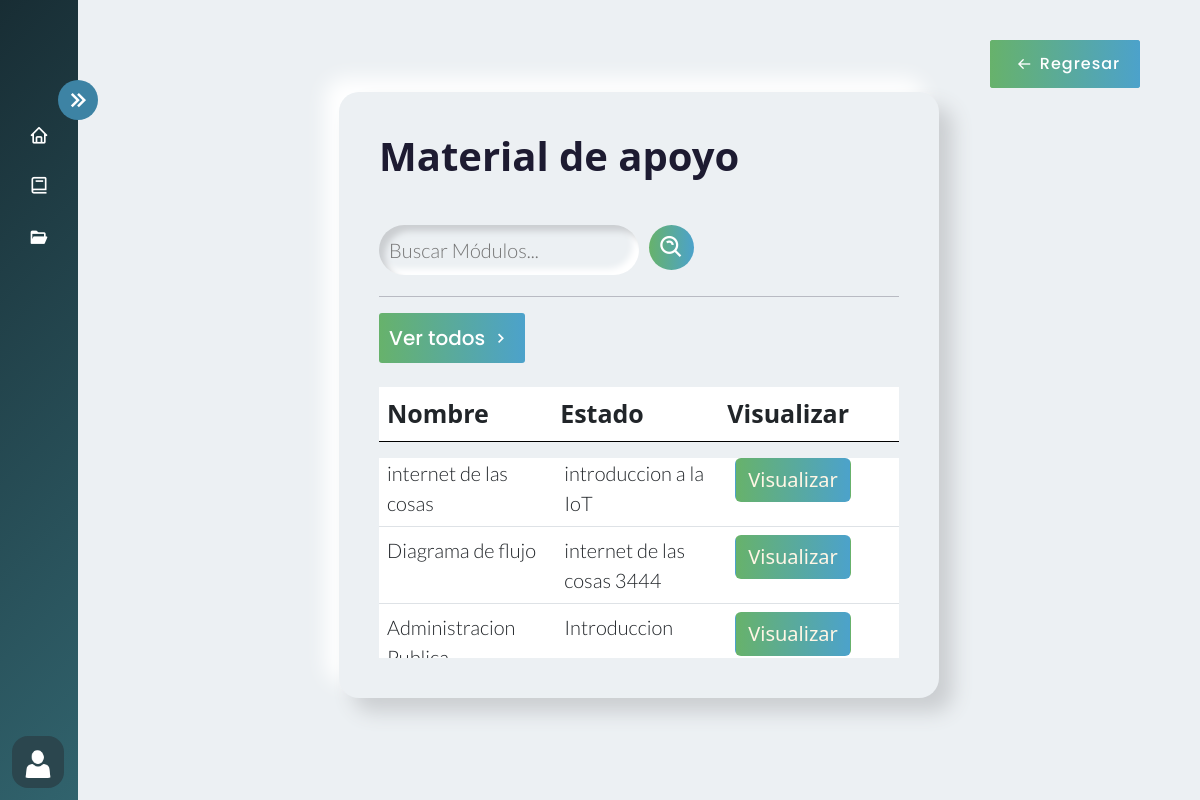
The page /usuario/Filtrar_Material_Usuario/ (signed in) on the database as committed earlier.
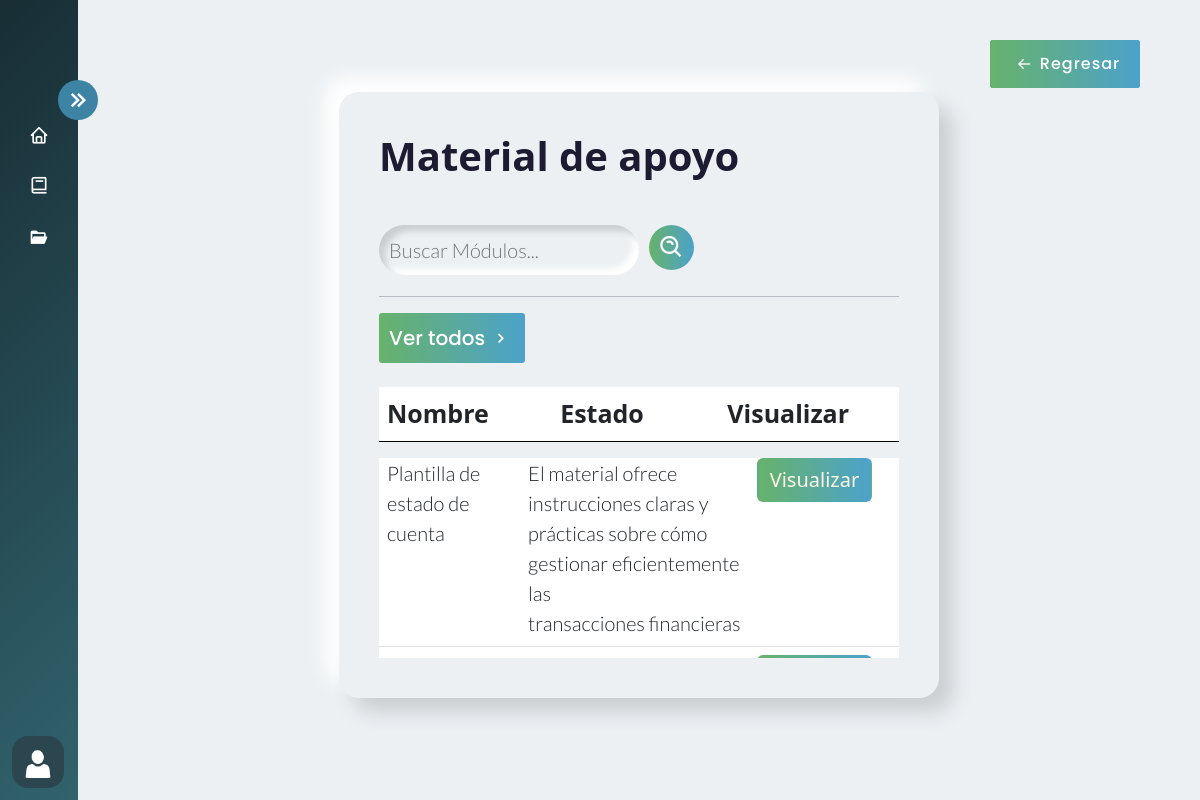
The same page on the database as committed later.
### AppCursos/models.py (models this page shows, shortened)
class MaterialApoyo(models.Model):
     NombreMaterialApoyo = models.CharField(max_length=255)
     DescripcionMaterialApoyo = models.TextField()
     Archivo = models.URLField()  # Para almacenar la URL del archivo en Google Drive
     id_curso= models.ForeignKey(Cursos, on_delete=models.CASCADE,null=True) #Se crea la relacion a cursos

### AppUsuarios/views.py (the view)
# urls.py: path('Filtrar_Material_Usuario/',login_required(views. Filtrar_Material_Usuario),name=' Filtrar_Material_Usuario'),
def Filtrar_Material_Usuario(request):
    filtro_m = MaterialApoyo.objects.filter(NombreMaterialApoyo__contains=request.GET.get('search',''))
    context = {'filtro_m':filtro_m}
    return render(request, 'Templates_Usuarios/Cursos/Listar_Material_Usuarios.html', {'materiales': filtro_m})

### AppCursos/context_processors.py (called while the page is built)
def group_name(request):
    group_name = None
    if request.user.is_authenticated:
        group = Group.objects.filter(user=request.user).first()
        if group:
            group_name = group.name
    return {'group_name': group_name}

### Templates/Templates_Usuarios/Cursos/Listar_Material_Usuarios.html (shortened to what this page needs)
{% extends 'Layout/Base.html' %}
{% load static %}
{% block content %}
<link rel="stylesheet" href="{% static 'Css/Curso.css' %}">
<div class="home_content">
    <div class="text">
        <div id="contenedor" class="container-fluid">
            <h1>
                Material de apoyo</h1>
            <br>
            <form class="search" action="{% url 'filtrar_material' %}" method="GET">
                <input type="text" class="search-bar" name="search" placeholder="Buscar Módulos...">
                <button class="search-icon"> <i class='bx bx-search-alt' style="font-size:27px; "></i></button> <br>
            </form>
            <hr>
                <button class="ver_todos">
                    <span>Ver todos</span>
                    <i class='bx bx-chevron-right'></i>
                </button>
            <table class="table table-hover mt-4 ">
                <thead>
                    <tr id="cabecera">
                        <th style="width: 200px;" scope="col">Nombre</th>
                        <th style="width: 200px;" scope="col" id="estado">Estado</th>
                        <th style="width: 200px;" scope="col" id="visualizar">Visualizar</th>
                    </tr>
                </thead>
            </table>
            <div class="table-responsive ">
                <table class="table table-hover mt-4 table-2">
                    <tbody class=" overflow-hidden">
                        {% for material in materiales %}
                        <tr>
                            <td id="nombre" style="width: 200px;">{{ material.NombreMaterialApoyo }}</td>
                            <td id="nombre" style="width: 200px;">{{ material.DescripcionMaterialApoyo  }}</td>
                            <td id="visualizar" style="width: 200px;">
                                <a href="{{ material.Archivo }}" target="_blank">
                                    <button type="button" class="btn visualizar">Visualizar</button>
                                </a>
                            </td>
                        </tr>
                        {% endfor %}
                    </tbody>
                </table>
            </div>
        </div>
    </div>
</div>
<a href="{% url 'Material_Usuarios' %}" id="back2">
    <button class="back">
        <button class="back">
            <i class='bx bx-arrow-back'></i>
            <span>Regresar</span>
        </button>
    </button>
</a>
{% endblock %}

### Templates/Layout/Base.html (shortened to what this page needs)
{% load static %}
<!DOCTYPE html>
<html lang="en">
<head>
    <link rel="stylesheet" href="{% static 'img/iconos/Cyres.ico' %}">
    <link rel="stylesheet" href="{% static 'Css/Estilo.css' %}">
    <link href='https://unpkg.com/boxicons@2.1.4/css/boxicons.min.css' rel='stylesheet'>
    <link rel="stylesheet" href="https://cdn.jsdelivr.net/npm/bootstrap@5.3.0-alpha3/dist/css/bootstrap.min.css">
</head>
<body>
    {% include 'includes/nav.html' %}
    <main>
        {% block content %}{% endblock %}
    </main>
</body>
</html>

### Templates/includes/nav.html (shortened to what this page needs)
{% load static %}
<body>
    <div class="sidebar
    {% if user.is_authenticated %}
        {% if group_name == 'usuarios' %}
            sidebar-usuarios
        {% elif group_name == 'administrativos' %}
            sidebar-administrativos
        {% else %}
            sidebar
        {% endif %}
    {% else %}
        sidebar
    {% endif %}">
    <div class="logo_content">
            <i class='bx bx-chevrons-left toggle'></i>
        </div>
        <ul class="nav-links">
            <li>
                <a href="{% url 'home' %}">
                    <i class='bx bx-home'></i>
                </a>
            </li>
                {% if group_name == 'usuarios' %}
                <li>
                    <a href="{% url 'Cursos_Usuarios' %}">
                        <i class='bx bx-book '></i>
                    </a>
                </li>
                <li>
                    <a href="{% url 'Material_Usuarios' %}">
                        <i class='bx bxs-folder-open'></i>
                    </a>
                </li>
                <li>
                    <div class="profile-details">
                        <div class="profile-content">
                            <img src="{% static 'img/user.png' %}" alt="">
                        </div>
                    </div>
                </li>
                {% endif %}
        </ul>
    </div>
</body>
</html>

### static/Css/Estilo.css (style rules this page uses)
body { overflow-x: hidden; }
* { margin: 0; padding: 0; box-sizing: border-box; }
.sidebar { position: fixed; top: 0; left: 0; height: 100%; width: 260px; background-image: linear-gradient(135deg, #182d34 0%, #31636d 100%); z-index: 1; transition: all 0.5s ease; }
.sidebar.close { width: 78px; padding: 80px 0 150px 0; }
.sidebar .nav-links { height: 100%; padding: 30px 0 150px 0; overflow: auto; }
.sidebar.close .nav-links { overflow: visible; }
.sidebar .nav-links li { position: relative; list-style: none; transition: all 0.4s ease; }
.sidebar .nav-links li i { height: 50px; min-width: 78px; text-align: center; line-height: 50px; color: #fff; font-size: 20px; cursor: pointer; transition: all 0.3s ease; }
.sidebar .nav-links li a { display: flex; align-items: center; text-decoration: none; }
.sidebar .profile-details { position: fixed; bottom: 0; width: 260px; display: flex; align-items: center; justify-content: space between; background: #2b464e; padding: 12px 0; transition: all 0.5s ease; }
.sidebar.close .profile-details { background: none; }
.sidebar.close .profile-details { width: 78px; }
.sidebar .profile-details .profile-content { display: flex; align-items: center; }
.sidebar .profile-details img { height: 52px; width: 52px; object-fit: cover; border-radius: 16px; margin: 0 14px 0 12px; background: #2b464e; transition: all 0.5s ease; }
.sidebar.close .profile-details img { padding: 10px; }
.sidebar .toggle { position: absolute; top: 10%; right: -20px; transform: translateY(-10%); height: 40px; width: 40px; background: #3d83a4; display: flex; align-items: center; justify-content: center; border-radius: 50%; font-size: 30px; cursor: pointer; color: #fff; }
.toggle { transition: transform 0.5s; }
.toggle.close { transform: rotate(180deg); }

Rows that differ between the two databases and show on the page:
removed MaterialApoyo: NombreMaterialApoyo "internet de las cosas", DescripcionMaterialApoyo "introduccion a la IoT"
removed MaterialApoyo: NombreMaterialApoyo "Diagrama de flujo", DescripcionMaterialApoyo "internet de las cosas 3444"
removed MaterialApoyo: NombreMaterialApoyo "Administracion…", DescripcionMaterialApoyo "Introduccion"
added MaterialApoyo: NombreMaterialApoyo "Plantilla de estado de cuenta", DescripcionMaterialApoyo "El material ofrece instrucciones claras y prácticas sobre cómo gestionar eficientemente las transacciones financieras"
